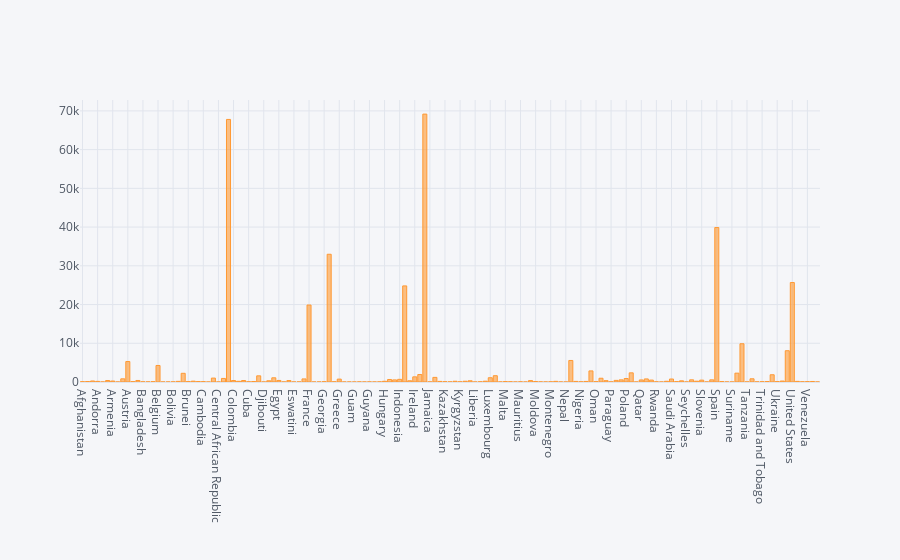

Notebook cell for this chart:
### Markdown cell above
### (2) 국가별 확진자 수

### Code cell
import chart_studio.plotly as py
import cufflinks as cf 
cf.go_offline(connected=True)

confiremd_num = pd.DataFrame(df2.ConfirmedCases.groupby(df2.country).agg(max))
confiremd_num.iplot(kind='bar')

### Figure 1 — Plotly figure (JSON) as saved in the notebook; plotly's stock layout.template omitted (floating-point values rounded to 4 significant figures; data arrays with more than 128 entries replaced by an {"elided": "..."} marker saying what was removed)
{"data": [{"marker": {"color": "rgba(255, 153, 51, 0.6)", "line": {"color": "rgba(255, 153, 51, 1.0)", "width": 1}}, "name": "ConfirmedCases", "orientation": "v", "text": "", "type": "bar", "x": {"elided": "147 str values"}, "y": {"elided": "147 int values"}}], "layout": {"legend": {"bgcolor": "#F5F6F9", "font": {"color": "#4D5663"}}, "paper_bgcolor": "#F5F6F9", "plot_bgcolor": "#F5F6F9", "title": {"font": {"color": "#4D5663"}}, "xaxis": {"gridcolor": "#E1E5ED", "showgrid": true, "tickfont": {"color": "#4D5663"}, "title": {"font": {"color": "#4D5663"}, "text": ""}, "zerolinecolor": "#E1E5ED"}, "yaxis": {"gridcolor": "#E1E5ED", "showgrid": true, "tickfont": {"color": "#4D5663"}, "title": {"font": {"color": "#4D5663"}, "text": ""}, "zerolinecolor": "#E1E5ED"}}}
